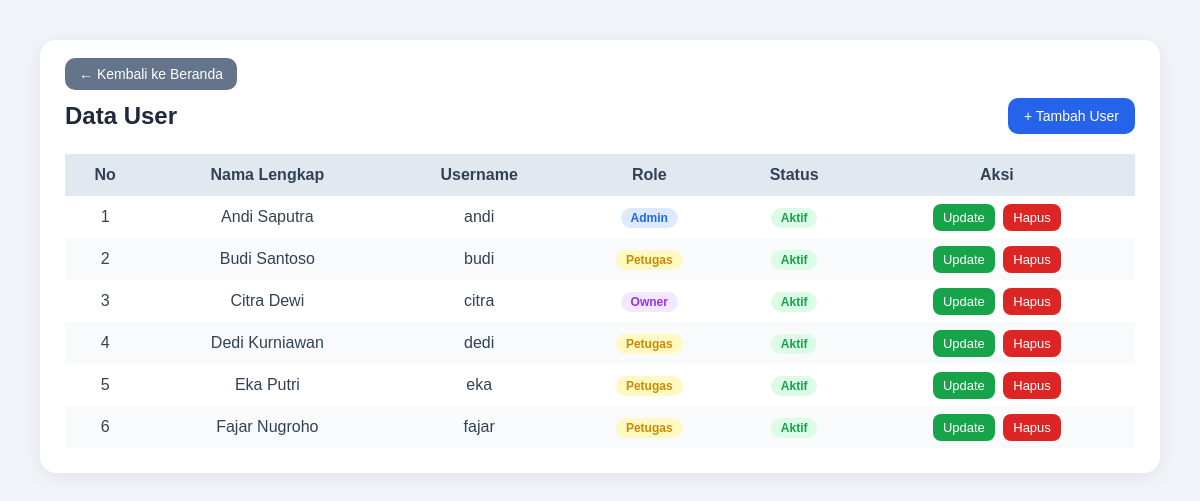
Screenshot of /View/v_tampil_data_user.php (signed in) with the database file from the repository.
### tables this page shows
CREATE TABLE `tb_user` (
  `id_user` int(11) NOT NULL,
  `nama_lengkap` varchar(50) DEFAULT NULL,
  `username` varchar(50) DEFAULT NULL,
  `password` varchar(100) DEFAULT NULL,
  `role` enum('admin','petugas','owner') DEFAULT NULL,
  `status_aktif` tinyint(1) DEFAULT NULL
);

### Controller/c_user.php (called while the page is built, shortened)
<?php
include_once __DIR__ . '/../Model/m_user.php';
$userModel = new m_user();
$users = $userModel->tampil_data();

### Model/m_koneksi.php (called while the page is built, shortened)
<?php
class koneksi {
    private $host = "localhost";
    private $username = "root";
    private $pass = "";
    private $db = "parkir";
    function __construct()
    {
        $this->koneksi = mysqli_connect($this->host, $this->username, $this->pass, $this->db);
    }
}
?>

### Model/m_user.php (called while the page is built, shortened)
<?php
include_once __DIR__ . "/m_koneksi.php";
class m_user {
    function tampil_data() {
        $koneksi = new koneksi();
        $sql = "SELECT * FROM tb_user";
        $query = mysqli_query($koneksi->koneksi, $sql);
        $result = [];
        while ($data = mysqli_fetch_assoc($query)) {
            $result[] = $data;
        }
        return $result;
    }
}

### View/v_tampil_data_user.php (the view, shortened to what this page needs)
<?php include_once '../Controller/c_user.php'; ?>
<!DOCTYPE html>
<html lang="id">
<head>
</head>
<body>
<div class="container">
    <div class="top-bar">
        <a href="v_homeadmin.php" class="kembali">← Kembali ke Beranda</a>
    </div>
    <div class="header">
        <h2>Data User</h2>
        <a href="v_tambah_data_user.php" class="tambah">+ Tambah User</a>
    </div>
    <table>
        <thead>
            <tr>
                <th>No</th>
                <th>Nama Lengkap</th>
                <th>Username</th>
                <th>Role</th>
                <th>Status</th>
                <th>Aksi</th>
            </tr>
        </thead>
        <tbody>
        <?php if (!empty($users)): ?>
            <?php $no = 1; foreach ($users as $row): ?>
            <tr>
                <td><?= $no++; ?></td>
                <td><?= htmlspecialchars($row['nama_lengkap']); ?></td>
                <td><?= htmlspecialchars($row['username']); ?></td>
                <td>
                    <span class="role-badge <?= $row['role']; ?>">
                        <?= ucfirst($row['role']); ?>
                    </span>
                </td>
                <td>
                    <span class="badge <?= $row['status_aktif'] ? 'aktif' : 'nonaktif'; ?>">
                        <?= $row['status_aktif'] ? 'Aktif' : 'Nonaktif'; ?>
                    </span>
                </td>
                <td class="action">
                    <a href="../Controller/c_user.php?aksi=edit&id_user=<?= $row['id_user']; ?>" class="edit">Update</a>
                    <a href="../Controller/c_user.php?aksi=hapus&id_user=<?= $row['id_user']; ?>"
                       onclick="return confirm('Hapus user <?= htmlspecialchars($row['nama_lengkap']); ?>?')"
                       class="delete">Hapus</a>
                </td>
            </tr>
            <?php endforeach; ?>
        <?php else: ?>
            <tr>
                <td colspan="6" class="empty">Belum ada data user.</td>
            </tr>
        <?php endif; ?>
        </tbody>
    </table>
</div>
</body>
</html>

### View/v_tampil_data_user.php (style rules this page uses)
body { font-family: "Poppins", sans-serif; background: #f1f5f9; margin: 0; padding: 40px; }
.container { background: #fff; padding: 25px; border-radius: 16px; box-shadow: 0 4px 20px rgba(0,0,0,.08); }
.top-bar { margin-bottom: 15px; }
.kembali { background: #64748b; color: white; padding: 8px 14px; border-radius: 10px; text-decoration: none; font-size: 14px; }
.header { display: flex; justify-content: space-between; align-items: center; margin-bottom: 20px; }
.header h2 { margin: 0; color: #1e293b; }
.tambah { background: #2563eb; color: white; padding: 10px 16px; border-radius: 10px; text-decoration: none; font-size: 14px; }
table { width: 100%; border-collapse: collapse; }
thead { background: #e2e8f0; }
th, td { padding: 12px; text-align: center; color: #334155; }
th { font-weight: 600; }
tr:nth-child(even) { background: #f8fafc; }
.action a { padding: 6px 10px; color: white; border-radius: 8px; font-size: 13px; text-decoration: none; margin: 0 2px; }
.edit { background: #16a34a; }
.delete { background: #dc2626; }
.badge { padding: 3px 10px; border-radius: 20px; font-size: 12px; font-weight: 600; }
.aktif { background: #dcfce7; color: #16a34a; }
.role-badge { padding: 3px 10px; border-radius: 20px; font-size: 12px; font-weight: 600; }
.admin { background: #dbeafe; color: #2563eb; }
.petugas { background: #fef9c3; color: #ca8a04; }
.owner { background: #f3e8ff; color: #9333ea; }

### rows the page displays
tb_user: nama_lengkap "Andi Saputra", username "andi", role "Admin", status_aktif "Aktif"
tb_user: nama_lengkap "Budi Santoso", username "budi", role "Petugas", status_aktif "Aktif"
tb_user: nama_lengkap "Citra Dewi", username "citra", role "Owner", status_aktif "Aktif"
tb_user: nama_lengkap "Dedi Kurniawan", username "dedi", role "Petugas", status_aktif "Aktif"
tb_user: nama_lengkap "Eka Putri", username "eka", role "Petugas", status_aktif "Aktif"
tb_user: nama_lengkap "Fajar Nugroho", username "fajar", role "Petugas", status_aktif "Aktif"
